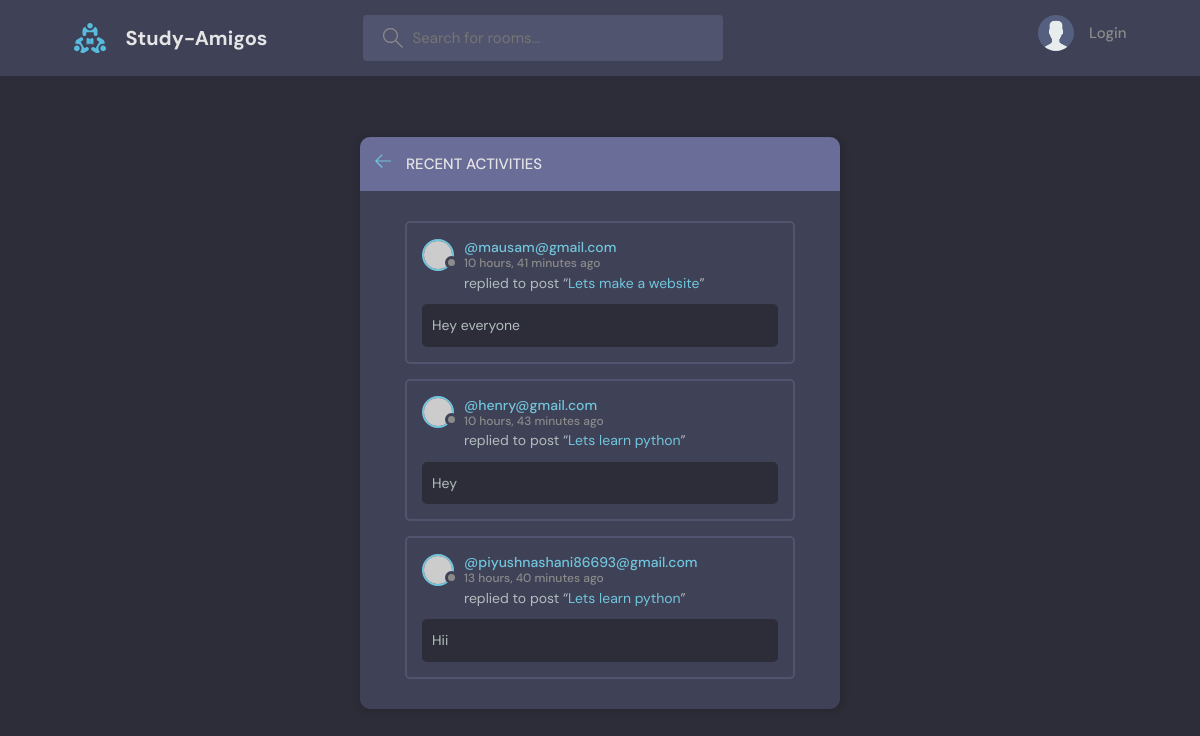
The page /activity/ on the database its author committed.
### base/models.py (models this page shows, shortened)
class Message(models.Model):
    user= models.ForeignKey(User, on_delete=models.CASCADE)
    room=models.ForeignKey(Room, on_delete=models.CASCADE)      #cascade will delete the messages if that specific room gets deleted
    body=models.TextField()
    updated= models.DateTimeField(auto_now_add=True)
    created= models.DateTimeField(auto_now=True)
    class Meta:
        ordering= ['-updated','-created']                        ##Ordering of the messages

class User(AbstractUser):
    name= models.CharField(max_length=200, null=True)
    email= models.EmailField(unique=True, null=True)
    bio=models.TextField(null=True)
    avatar= models.ImageField(null=True, default="avatar.svg")                  ## this command requires pillow library to install ##but in setttings we also need to set that where will the user uploaded content like picture will be saved/saved and we also need to give some url to this picture
    USERNAME_FIELD= 'email'
    REQUIRED_FIELDS=[]

class Room(models.Model):
    host= models.ForeignKey(User, on_delete=models.SET_NULL, null=True)
    topic= models.ForeignKey(Topic, on_delete=models.SET_NULL, null=True)   #We are deleteing then there will be empty topics, because,
    name= models.CharField(max_length=200)
    description= models.TextField(null=True, blank=True)        ##null is for the database, and blank is for the form, basically we
    participants= models.ManyToManyField(                       ##we have already used User before that's why we need to give related name
        User, related_name='participants', blank=True)
    updated= models.DateTimeField(auto_now=True)                #autonow for saving the time at every time instant we save it
    created= models.DateTimeField(auto_now_add=True)            #autonowadd for saving the time at the first timeinstant we created it.
    class Meta:
        ordering= ['-updated','-created']
    def __str__(self):
        return self.name

### base/views.py (the view)
# urls.py: path('activity/', views.Activitypage, name='activity')
def Activitypage(request):
    room_messages= Message.objects.all()
    return render(request, 'base/activity.html', {'room_messages':room_messages})

### base/templates/base/activity.html (shortened to what this page needs)
{% extends 'main.html' %}
{% block content %}
    <main class="layout">
      <div class="container">
        <div class="layout__box">
          <div class="layout__boxHeader">
            <div class="layout__boxTitle">
              <a href="{% url 'home' %}">
                <svg version="1.1" xmlns="http://www.w3.org/2000/svg" width="32" height="32" viewBox="0 0 32 32">
                  <title>arrow-left</title>
                  <path
                    d="M13.723 2.286l-13.723 13.714 13.719 13.714 1.616-1.611-10.96-10.96h27.625v-2.286h-27.625l10.965-10.965-1.616-1.607z"
                  ></path>
                </svg>
              </a>
              <h3>Recent Activities</h3>
            </div>
          </div>
          <div class="activities-page layout__body">
            {% for message in room_messages %}
    <div class="activities__box">
      <div class="activities__boxHeader roomListRoom__header">
        <a href="{% url 'user-profile' message.user.id %}" class="roomListRoom__author">
          <div class="avatar avatar--small">
            <img src="https://randomuser.me/api/portraits/women/11.jpg" />
          </div>
          <p>
            @{{message.user}}
            <span>{{message.created|timesince}} ago</span>
          </p>
        </a>
      </div>
      <div class="activities__boxContent">
        <p>replied to post “<a href="{% url 'room' message.room.id %}">{{message.room}}</a>”</p>
        <div class="activities__boxRoomContent">
          {{message.body}}
        </div>
      </div>
    </div>
    {% endfor %}
          </div>
        </div>
      </div>
    </main>
    {% endblock content %}

### static/styles/style.css (style rules this page uses)
:root { --color-main: #71c6dd; --color-main-light: #e1f6fb; --color-dark: #3f4156; --color-dark-medium: #51546e; --color-dark-light: #696d97; --color-light: #e5e5e5; --color-gray: #8b8b8b; --color-light-gray: #b2bdbd; --color-bg: #2d2d39; --color-success: #5dd693; --color-error: #fc4b0b; }
* { font-family: "DM Sans", -apple-system, BlinkMacSystemFont, "Segoe UI", Roboto, Oxygen, Ubuntu, Cantarell, "Open Sans", "Helvetica Neue", sans-serif; margin: 0; padding: 0; box-sizing: border-box; text-rendering: optimizeLegibility; font-size: inherit; }
html { font-size: 56.25%; }
@media only screen and (min-width: 1200px) { html { font-size: 62.5%; } }
img { width: 100%; }
a { display: inline-block; color: var(--color-main); text-decoration: none; }
.container { max-width: 120rem; width: 90%; margin: auto; }
.avatar { position: relative; display: inline-block; border-radius: 50%; border: 2px solid var(--color-main); }
.avatar img { display: block; border-radius: 50%; object-fit: cover; object-position: center; }
.avatar::after { content: ""; display: block; position: absolute; background-color: var(--color-gray); z-index: 111; border-radius: 50%; border: 0.3rem solid var(--color-dark); }
.avatar.avatar--small img { width: 2.8rem; height: 2.8rem; }
.avatar.avatar--small:after { width: 0.7rem; height: 0.7rem; bottom: 0px; right: -6px; }
.layout { margin-top: 2.4rem; }
.layout > .container { display: flex; justify-content: space-between; align-items: flex-start; }
.layout__box { width: 90%; max-width: 48rem; min-height: 40rem; position: absolute; top: 50%; left: 50%; transform: translate(-50%, -46%); background-color: var(--color-dark); border-radius: 1rem; box-shadow: 1px 1px 6px 3px rgba(0, 0, 0, 0.1); overflow: hidden; }
.layout__boxHeader { display: flex; padding: 1.5rem; background-color: var(--color-dark-light); }
.layout__boxTitle { display: flex; gap: 1.5rem; align-items: center; }
.layout__boxTitle h3 { text-transform: uppercase; font-weight: 500; color: var(--color-light); }
.layout__boxTitle svg { width: 1.6rem; height: 1.6rem; fill: var(--color-main); }
.layout__body { margin: 3rem; }
.roomListRoom__header { display: flex; justify-content: space-between; align-items: center; }
.roomListRoom__author { font-weight: 500; display: flex; align-items: center; gap: 1rem; }
.activities__box { margin: 1.5rem; padding: 1.5rem; border: 2px solid var(--color-dark-medium); border-radius: 5px; }
.activities__boxHeader p { font-size: 1.4rem; line-height: 1.3; }
.activities__boxHeader p span { color: var(--color-gray); font-size: 1.2rem; display: block; }
.activities__boxContent { margin-left: 4.2rem; }
.activities__boxContent { font-size: 1.4rem; }
.activities__boxRoomContent { background: var(--color-bg); padding: 1rem; border-radius: 5px; margin-top: 1rem; margin-left: -4.2rem; }

### rows shown on the page
Message: user "mausam@gmail.com", created "10 hours, 41 minutes", room "Lets make a website", body "Hey everyone"
Message: user "henry@gmail.com", created "10 hours, 43 minutes", room "Lets learn python", body "Hey"
Message: user "piyushnashani86693@gmail.com", created "13 hours, 40 minutes", room "Lets learn python", body "Hii"
